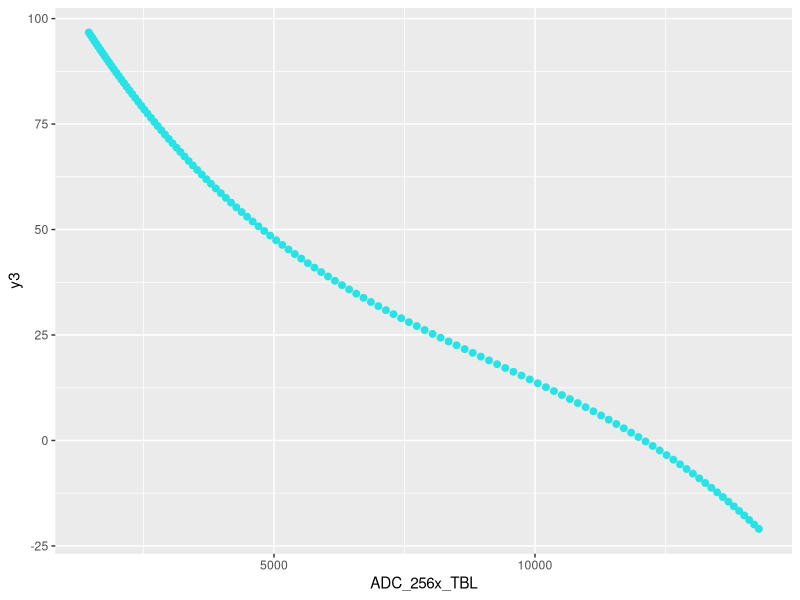

This figure's R source: (Note: this script raises an error after producing the figure.)
library(pracma)
library(ggplot2)

ADC_256x_TBL = c(
  14289,14199,14105,14009,13911,13809,13705,13599,13489,13378,    # -20..-11
  13263,13146,13025,12903,12778,12651,12521,12389,12255,12119,    # -10..-01
  11981,11842,11701,11558,11413,11267,11119,10970,10820,10669,    #  00..  9
  10516,10363,10209,10054, 9899, 9743, 9587, 9431, 9275, 9119,    #  10.. 19
  8963, 8808, 8653, 8499, 8345, 8192, 8039, 7887, 7736, 7586,     #  20.. 29
  7438, 7290, 7145, 7000, 6857, 6716, 6577, 6439, 6303, 6168,     #  30.. 39
  6036, 5905, 5776, 5649, 5523, 5400, 5279, 5159, 5042, 4927,     #  40.. 49
  4814, 4703, 4593, 4486, 4381, 4279, 4178, 4079, 3982, 3887,     #  50.. 59
  3794, 3705, 3617, 3531, 3448, 3366, 3286, 3208, 3132, 3057,     #  60.. 69
  2984, 2913, 2843, 2775, 2709, 2644, 2580, 2519, 2458, 2400,     #  70.. 79
  2342, 2287, 2232, 2179, 2127, 2077, 2028, 1980, 1933, 1888,     #  80.. 89
  1843, 1800, 1757, 1716, 1675, 1636, 1597, 1560, 1524, 1488,     #  90.. 99
  1453                                                            # 100

)
ADC_256x_TBL = sort(ADC_256x_TBL)
Temp_TBL = 100:-20
y3 = (-7.472127e-11)*ADC_256x_TBL^3 + (2.045783e-06)*ADC_256x_TBL^2 + (-2.440781e-02)*ADC_256x_TBL + (1.280950e+02)
y4 = (6.094109e-15)*ADC_256x_TBL^4 + (-2.628095e-10)*ADC_256x_TBL^3 + (3.989258e-06)*ADC_256x_TBL^2 + (-3.203260e-02)*ADC_256x_TBL + (1.371492e+02)
y5 = (-1.207967e-18)*ADC_256x_TBL^5 + (5.290034e-14)*ADC_256x_TBL^4 + (-9.292836e-10)*ADC_256x_TBL^3 + (8.246146e-06)*ADC_256x_TBL^2 + (-4.386163e-02)*ADC_256x_TBL + (1.482415e+02)


y2_ra = ((8.378644e-07)*ADC_256x_TBL^2 + (3.263003e-03)*ADC_256x_TBL + (-1.591611e+02))/((1.799811e-08)*ADC_256x_TBL^2 + (-3.962889e-04)*ADC_256x_TBL + (-1.000000e+00))
y3_ra = ((-1.887277e-10)*ADC_256x_TBL^3 + (5.964375e-06)*ADC_256x_TBL^2 + (-2.852329e-02)*ADC_256x_TBL + (-1.899113e+02))/((4.077038e-13)*ADC_256x_TBL^3 + (4.404387e-08)*ADC_256x_TBL^2 + (-8.866561e-04)*ADC_256x_TBL + (-1.000000e+00))
y4_ra = ((-2.443365e-14)*ADC_256x_TBL^4 + (9.399215e-10)*ADC_256x_TBL^3 + (-9.298352e-06)*ADC_256x_TBL^2 + (2.673289e-03)*ADC_256x_TBL + (1.896458e+02)) / ((3.306738e-17)*ADC_256x_TBL^4 + (5.705119e-12)*ADC_256x_TBL^3 + (-1.583454e-07)*ADC_256x_TBL^2 + (7.459337e-04)*ADC_256x_TBL + (1.000000e+00))

res_tab = data.frame(Temp_TBL,ADC_256x_TBL, y3,y4,y5,y2_ra,y3_ra,y4_ra )

ggplot(data  = res_tab)+
  geom_point(aes(x = ADC_256x_TBL,y = y3 ), color=5, size=2)

+
  geom_line(aes(x=Temp_TBL,y=y3 ), color=2)+
  geom_line(aes(x=Temp_TBL,y=y4 ), color=3)+
  geom_line(aes(x=Temp_TBL,y=y5 ), color=4)



plot(Temp_TBL, ADC_256x_TBL)
plot(Temp_TBL, y5)
poly2str(ADC_256x_TBL, svar = "x", smul = "*", d = options("digits")$digits)
polyfit(ADC_256x_TBL,Temp_TBL, 3)
xi <- linspace(1453,14289,  6)
ppcub <- ppfit(ADC_256x_TBL,Temp_TBL, xi, method = "cubic")

rA = rationalfit(ADC_256x_TBL,Temp_TBL, 4, 4); p1 <- rA$p1; p2 <- rA$p2
p1;p2
